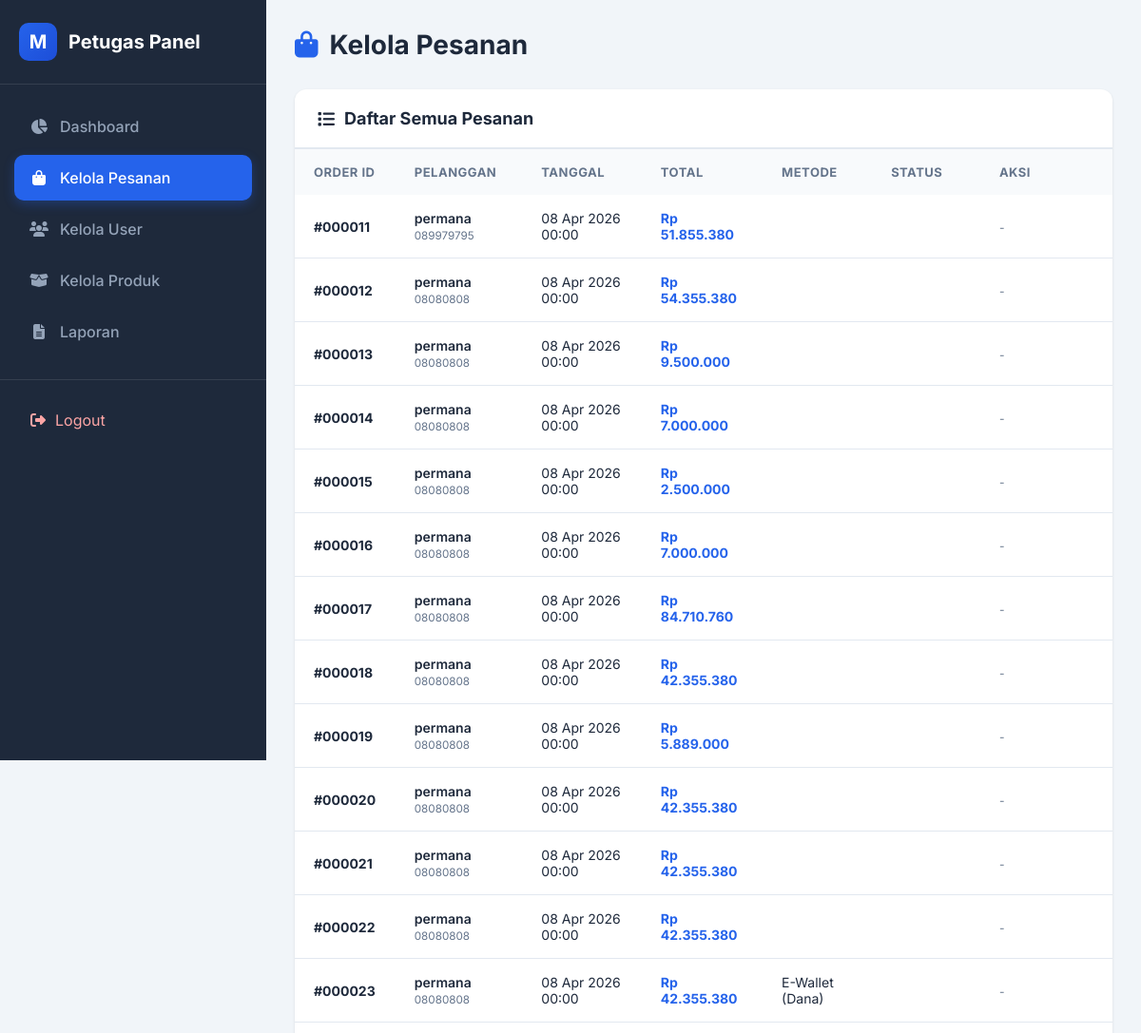
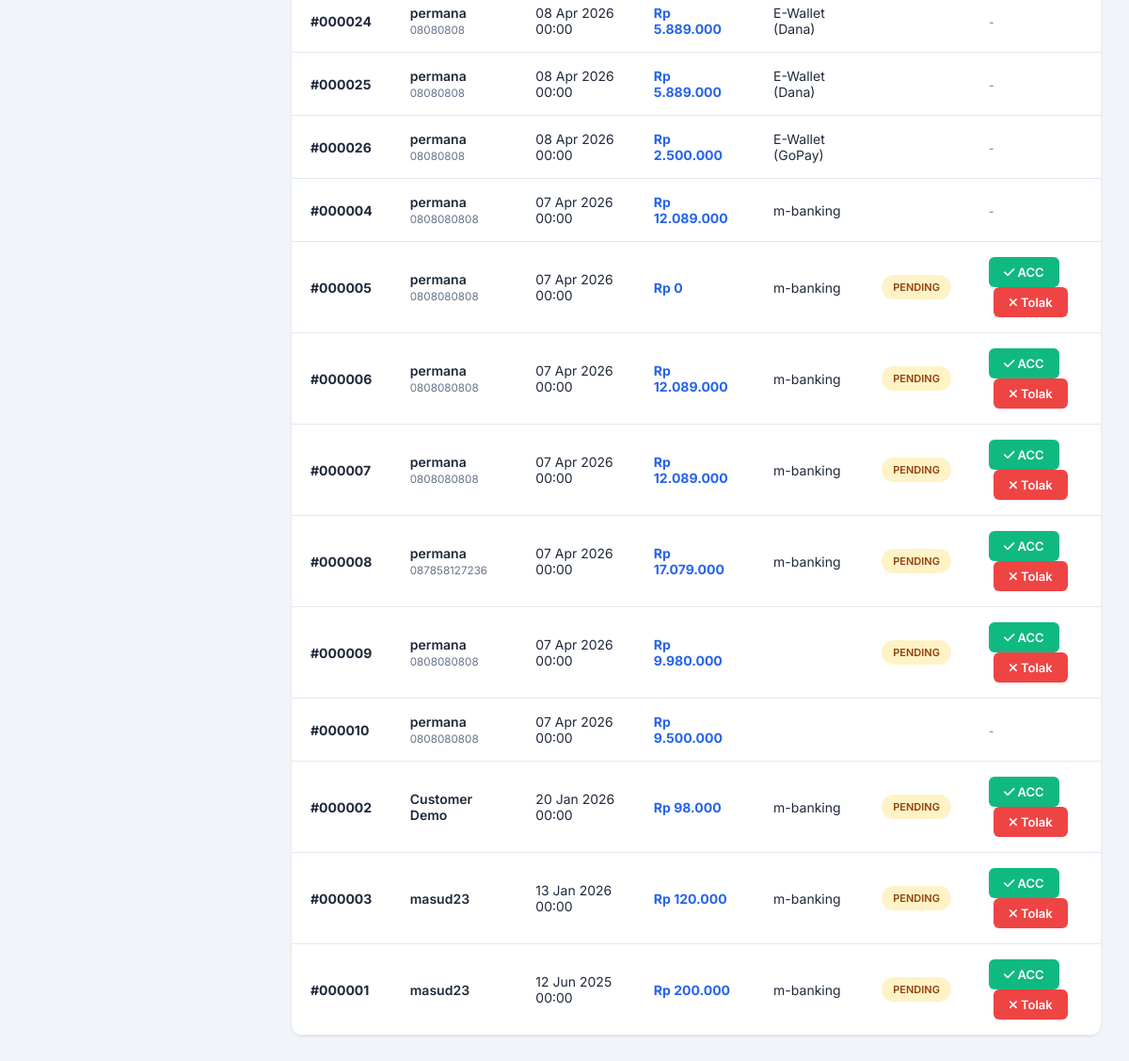
The page /petugas/kelola_pesanan.php (signed in) on the database its author committed (2 pictures, top to bottom).
### tables this page shows
CREATE TABLE `orders` (
  `id` int(11) NOT NULL AUTO_INCREMENT,
  `user_id` int(11) DEFAULT NULL,
  `total_bayar` decimal(10,2) NOT NULL,
  `ongkir` decimal(10,2) DEFAULT 0.00,
  `nama_penerima` varchar(100) NOT NULL,
  `no_telp` varchar(20) NOT NULL,
  `alamat` text NOT NULL,
  `metode_pembayaran` varchar(50) NOT NULL DEFAULT 'm-banking',
  `virtual_account` varchar(20) DEFAULT NULL,
  `detail_pembayaran` varchar(100) DEFAULT NULL,
  `tanggal_transaksi` date NOT NULL,
  `updated_at` timestamp NULL DEFAULT NULL ON UPDATE current_timestamp(),
  `status` enum('pending','diproses','dikirim','selesai','dibatalkan') DEFAULT 'pending',
  `created_at` timestamp NOT NULL DEFAULT current_timestamp(),
  PRIMARY KEY (`id`),
  KEY `idx_user_id` (`user_id`)
);

CREATE TABLE `users` (
  `id` int(11) NOT NULL AUTO_INCREMENT,
  `username` varchar(50) NOT NULL,
  `password` varchar(255) NOT NULL,
  `nama_lengkap` varchar(100) NOT NULL,
  `email` varchar(100) DEFAULT NULL,
  `no_hp` varchar(20) DEFAULT NULL,
  `alamat` text DEFAULT NULL,
  `role` enum('admin','petugas','user') DEFAULT 'user',
  `created_at` timestamp NOT NULL DEFAULT current_timestamp(),
  PRIMARY KEY (`id`),
  UNIQUE KEY `username` (`username`),
  KEY `idx_id` (`id`)
);

### petugas/kelola_pesanan.php (the view, shortened to what this page needs)
<?php
include '../config.php';
$orders = mysqli_query($koneksi, "
    SELECT o.*, u.nama_lengkap
    FROM orders o
    LEFT JOIN users u ON o.user_id = u.id
    ORDER BY o.tanggal_transaksi DESC
");
?>
<!DOCTYPE html>
<html lang="id">
<head>
    <link rel="stylesheet" href="https://cdnjs.cloudflare.com/ajax/libs/font-awesome/6.4.0/css/all.min.css">
</head>
<body>
    <div class="wrapper">
        <aside class="sidebar">
            <div class="sidebar-header">
                <div class="brand-icon">M</div>
                <div class="brand-text">Petugas Panel</div>
            </div>
            <nav class="sidebar-menu">
                <a href="dashboard.php" class="menu-item <?= basename($_SERVER['PHP_SELF']) == 'dashboard.php' ? 'active' : '' ?>">
                    <i class="fas fa-chart-pie"></i> Dashboard
                </a>
                <a href="kelola_pesanan.php" class="menu-item <?= basename($_SERVER['PHP_SELF']) == 'kelola_pesanan.php' ? 'active' : '' ?>">
                    <i class="fas fa-shopping-bag"></i> Kelola Pesanan
                </a>
                <a href="kelola_data_user.php" class="menu-item <?= basename($_SERVER['PHP_SELF']) == 'kelola_data_user.php' ? 'active' : '' ?>">
                    <i class="fas fa-users"></i> Kelola User
                </a>
                <a href="kelola_data_produk.php" class="menu-item <?= basename($_SERVER['PHP_SELF']) == 'kelola_data_produk.php' ? 'active' : '' ?>">
                    <i class="fas fa-box-open"></i> Kelola Produk
                </a>
                <a href="laporan.php" class="menu-item <?= basename($_SERVER['PHP_SELF']) == 'laporan.php' ? 'active' : '' ?>">
                    <i class="fas fa-file-alt"></i> Laporan
                </a>
            </nav>
            <div class="sidebar-footer">
                <a href="../auth/logout.php" class="logout" onclick="return confirm('Yakin ingin logout?')">
                    <i class="fas fa-sign-out-alt"></i> Logout
                </a>
            </div>
        </aside>
        <main class="main-content">
            <div class="page-header">
                <h1 class="page-title"><i class="fas fa-shopping-bag"></i> Kelola Pesanan</h1>
            </div>
            <div class="card">
                <div class="card-header">
                    <h3 class="card-title"><i class="fas fa-list"></i> Daftar Semua Pesanan</h3>
                </div>
                <div style="overflow-x: auto;">
                    <table>
                        <thead>
                            <tr>
                                <th>Order ID</th>
                                <th>Pelanggan</th>
                                <th>Tanggal</th>
                                <th>Total</th>
                                <th>Metode</th>
                                <th>Status</th>
                                <th>Aksi</th>
                            </tr>
                        </thead>
                        <tbody>
                            <?php while($o = mysqli_fetch_assoc($orders)):
                                $badge_class = 'badge-' . ($o['status'] ?? 'pending');
                            ?>
                            <tr>
                                <td><strong>#<?= str_pad($o['id'], 6, '0', STR_PAD_LEFT) ?></strong></td>
                                <td>
                                    <div style="font-weight: 600;"><?= htmlspecialchars($o['nama_lengkap'] ?? 'Guest') ?></div>
                                    <small style="color: var(--gray);"><?= htmlspecialchars($o['no_telp'] ?? '') ?></small>
                                </td>
                                <td><?= date('d M Y H:i', strtotime($o['tanggal_transaksi'])) ?></td>
                                <td><strong style="color: var(--primary);">Rp <?= number_format($o['total_bayar'], 0, ',', '.') ?></strong></td>
                                <td><?= htmlspecialchars($o['metode_pembayaran']) ?></td>
                                <td><span class="badge <?= $badge_class ?>"><?= strtoupper($o['status'] ?? 'PENDING') ?></span></td>
                                <td>
                                    <?php if($o['status'] == 'pending'): ?>
                                        <form method="POST" style="display: inline;">
                                            <button type="submit" name="aksi" value="acc" class="btn btn-acc" onclick="return confirm('Konfirmasi pesanan ini sudah dibayar?')">
                                                <i class="fas fa-check"></i> ACC
                                            </button>
                                            <button type="submit" name="aksi" value="tolak" class="btn btn-tolak" onclick="return confirm('Batalkan pesanan ini?')">
                                                <i class="fas fa-times"></i> Tolak
                                            </button>
                                        </form>
                                    <?php else: ?>
                                        <span style="color: var(--gray); font-size: 12px;">-</span>
                                    <?php endif; ?>
                                </td>
                            </tr>
                            <?php endwhile; ?>
                        </tbody>
                    </table>
                </div>
            </div>
        </main>
    </div>
</body>
</html>

### petugas/kelola_pesanan.php (style rules this page uses)
:root { --primary: #2563eb; --primary-dark: #1d4ed8; --success: #10b981; --warning: #f59e0b; --danger: #ef4444; --dark: #1e293b; --light: #f8fafc; --gray: #64748b; --border: #e2e8f0; --shadow: 0 1px 3px rgba(0,0,0,0.1); --shadow-lg: 0 10px 15px rgba(0,0,0,0.1); }
* { margin: 0; padding: 0; box-sizing: border-box; font-family: 'Inter', sans-serif; }
body { background: #f1f5f9; color: var(--dark); }
.wrapper { display: flex; min-height: 100vh; }
.sidebar { width: 280px; background: var(--dark); position: fixed; left: 0; top: 0; height: 100vh; overflow-y: auto; z-index: 1000; }
.sidebar-header { padding: 24px 20px; border-bottom: 1px solid rgba(255,255,255,0.1); display: flex; align-items: center; gap: 12px; }
.brand-icon { width: 40px; height: 40px; background: linear-gradient(135deg, var(--primary), var(--primary-dark)); border-radius: 10px; display: flex; align-items: center; justify-content: center; color: white; font-weight: 700; font-size: 20px; }
.brand-text { color: white; font-size: 20px; font-weight: 700; }
.sidebar-menu { padding: 20px 15px; }
.menu-item { display: flex; align-items: center; gap: 12px; padding: 14px 16px; color: #94a3b8; text-decoration: none; border-radius: 10px; margin-bottom: 6px; transition: all 0.3s; font-weight: 500; }
.menu-item.active { background: var(--primary); color: white; box-shadow: 0 4px 12px rgba(37, 99, 235, 0.3); }
.menu-item i { width: 20px; text-align: center; font-size: 16px; }
.sidebar-footer { padding: 20px; border-top: 1px solid rgba(255,255,255,0.1); }
.logout { display: flex; align-items: center; gap: 10px; color: #fca5a5; text-decoration: none; padding: 12px; border-radius: 10px; transition: all 0.3s; }
.main-content { margin-left: 280px; flex: 1; padding: 30px; }
.page-header { display: flex; justify-content: space-between; align-items: center; margin-bottom: 30px; }
.page-title { font-size: 28px; font-weight: 700; display: flex; align-items: center; gap: 12px; }
.page-title i { color: var(--primary); }
.card { background: white; border-radius: 12px; box-shadow: var(--shadow); overflow: hidden; }
.card-header { padding: 20px 24px; border-bottom: 2px solid var(--border); display: flex; justify-content: space-between; align-items: center; }
.card-title { font-size: 18px; font-weight: 700; display: flex; align-items: center; gap: 10px; }
table { width: 100%; border-collapse: collapse; }
thead { background: #f8fafc; }
th { padding: 16px 20px; text-align: left; font-size: 13px; font-weight: 700; color: var(--gray); text-transform: uppercase; letter-spacing: 0.5px; }
td { padding: 16px 20px; font-size: 14px; border-bottom: 1px solid var(--border); vertical-align: middle; }
.badge { padding: 6px 12px; border-radius: 20px; font-size: 11px; font-weight: 600; display: inline-block; }
.badge-pending { background: #fef3c7; color: #92400e; }
.btn { padding: 8px 16px; border-radius: 6px; border: none; font-size: 13px; font-weight: 600; cursor: pointer; transition: 0.2s; }
.btn-acc { background: #10b981; color: white; }
.btn-tolak { background: #ef4444; color: white; margin-left: 5px; }

### rows shown on the page
orders: id "000011", user.nama_lengkap "permana", no_telp "089979795", tanggal_transaksi "08 Apr 2026 00:00", total_bayar "51.855.380"
orders: id "000012", user.nama_lengkap "permana", no_telp "08080808", tanggal_transaksi "08 Apr 2026 00:00", total_bayar "54.355.380"
orders: id "000013", user.nama_lengkap "permana", no_telp "08080808", tanggal_transaksi "08 Apr 2026 00:00", total_bayar "9.500.000"
orders: id "000014", user.nama_lengkap "permana", no_telp "08080808", tanggal_transaksi "08 Apr 2026 00:00", total_bayar "7.000.000"
orders: id "000015", user.nama_lengkap "permana", no_telp "08080808", tanggal_transaksi "08 Apr 2026 00:00", total_bayar "2.500.000"
orders: id "000016", user.nama_lengkap "permana", no_telp "08080808", tanggal_transaksi "08 Apr 2026 00:00", total_bayar "7.000.000"
orders: id "000017", user.nama_lengkap "permana", no_telp "08080808", tanggal_transaksi "08 Apr 2026 00:00", total_bayar "84.710.760"
orders: id "000018", user.nama_lengkap "permana", no_telp "08080808", tanggal_transaksi "08 Apr 2026 00:00", total_bayar "42.355.380"
orders: id "000019", user.nama_lengkap "permana", no_telp "08080808", tanggal_transaksi "08 Apr 2026 00:00", total_bayar "5.889.000"
orders: id "000020", user.nama_lengkap "permana", no_telp "08080808", tanggal_transaksi "08 Apr 2026 00:00", total_bayar "42.355.380"
orders: id "000021", user.nama_lengkap "permana", no_telp "08080808", tanggal_transaksi "08 Apr 2026 00:00", total_bayar "42.355.380"
orders: id "000022", user.nama_lengkap "permana", no_telp "08080808", tanggal_transaksi "08 Apr 2026 00:00", total_bayar "42.355.380"
orders: id "000023", user.nama_lengkap "permana", no_telp "08080808", tanggal_transaksi "08 Apr 2026 00:00", total_bayar "42.355.380", metode_pembayaran "E-Wallet (Dana)"
orders: id "000024", user.nama_lengkap "permana", no_telp "08080808", tanggal_transaksi "08 Apr 2026 00:00", total_bayar "5.889.000", metode_pembayaran "E-Wallet (Dana)"
orders: id "000025", user.nama_lengkap "permana", no_telp "08080808", tanggal_transaksi "08 Apr 2026 00:00", total_bayar "5.889.000", metode_pembayaran "E-Wallet (Dana)"
orders: id "000026", user.nama_lengkap "permana", no_telp "08080808", tanggal_transaksi "08 Apr 2026 00:00", total_bayar "2.500.000", metode_pembayaran "E-Wallet (GoPay)"
orders: id "000004", user.nama_lengkap "permana", no_telp "0808080808", tanggal_transaksi "07 Apr 2026 00:00", total_bayar "12.089.000", metode_pembayaran "m-banking"
orders: id "000005", user.nama_lengkap "permana", no_telp "0808080808", tanggal_transaksi "07 Apr 2026 00:00", total_bayar "0", metode_pembayaran "m-banking", status "PENDING"
orders: id "000006", user.nama_lengkap "permana", no_telp "0808080808", tanggal_transaksi "07 Apr 2026 00:00", total_bayar "12.089.000", metode_pembayaran "m-banking", status "PENDING"
orders: id "000007", user.nama_lengkap "permana", no_telp "0808080808", tanggal_transaksi "07 Apr 2026 00:00", total_bayar "12.089.000", metode_pembayaran "m-banking", status "PENDING"
orders: id "000008", user.nama_lengkap "permana", no_telp "087858127236", tanggal_transaksi "07 Apr 2026 00:00", total_bayar "17.079.000", metode_pembayaran "m-banking", status "PENDING"
orders: id "000009", user.nama_lengkap "permana", no_telp "0808080808", tanggal_transaksi "07 Apr 2026 00:00", total_bayar "9.980.000", status "PENDING"
orders: id "000010", user.nama_lengkap "permana", no_telp "0808080808", tanggal_transaksi "07 Apr 2026 00:00", total_bayar "9.500.000"
orders: id "000002", user.nama_lengkap "Customer Demo", tanggal_transaksi "20 Jan 2026 00:00", total_bayar "98.000", metode_pembayaran "m-banking", status "PENDING"
orders: id "000003", user.nama_lengkap "masud23", tanggal_transaksi "13 Jan 2026 00:00", total_bayar "120.000", metode_pembayaran "m-banking", status "PENDING"
orders: id "000001", user.nama_lengkap "masud23", tanggal_transaksi "12 Jun 2025 00:00", total_bayar "200.000", metode_pembayaran "m-banking", status "PENDING"
